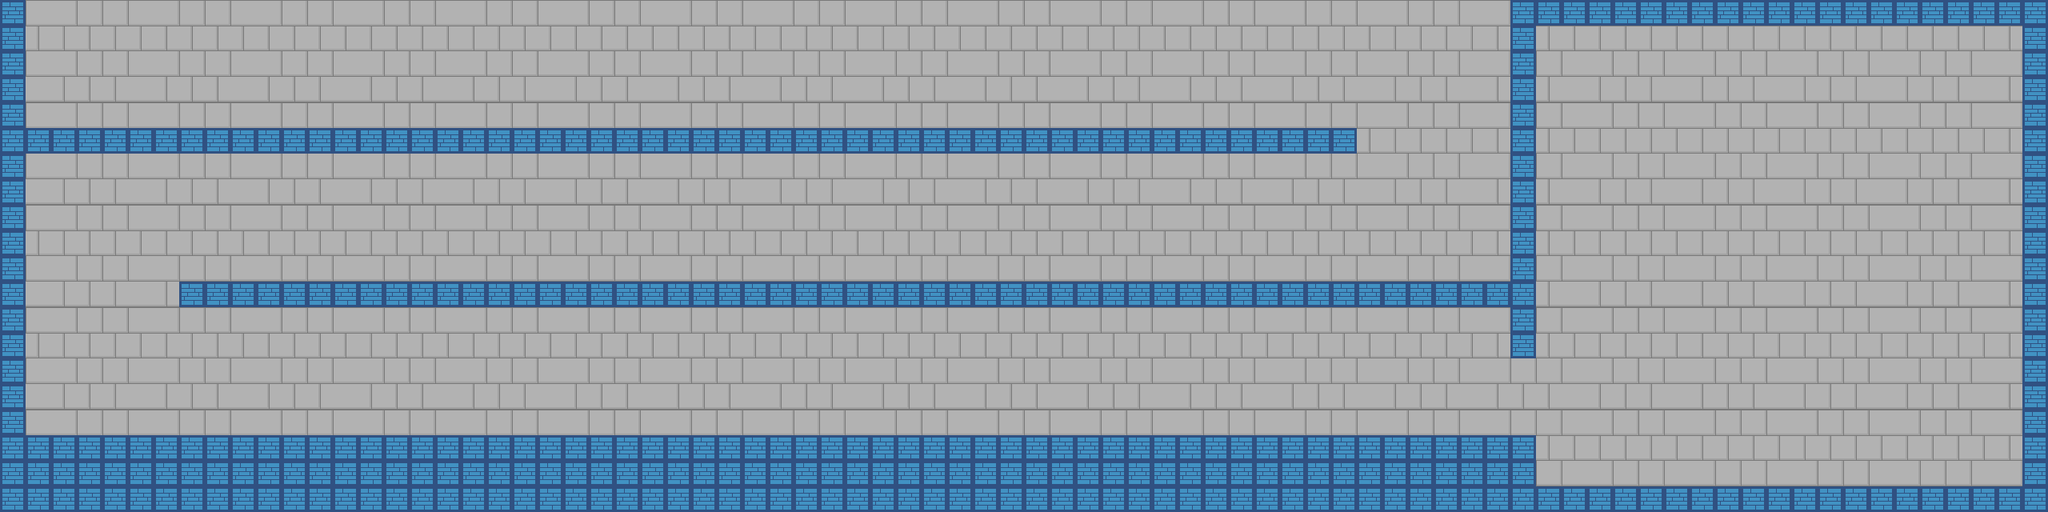

Rendered tile map (Tiled .tmx) drawn with the repository's tilesets; below, a short description and the full map source, tile grids included:
An orthogonal 80x20 tile map with 32x32 px tiles, 2 tile layers (background, level), 2 tilesets.

<map version="1.0" orientation="orthogonal" renderorder="right-down" width="80" height="20" tilewidth="32" tileheight="32" nextobjectid="1">
 <tileset firstgid="1" name="wall" tilewidth="32" tileheight="32" tilecount="1" columns="1">
  <image source="graphics/wall_tile.png" width="32" height="32" />
 </tileset>
 <tileset firstgid="2" name="back" tilewidth="32" tileheight="32" tilecount="16" columns="4">
  <image source="graphics/wall.png" width="128" height="128" />
 </tileset>
 <layer name="background" width="80" height="20">
  <data encoding="csv">
2,3,4,5,2,3,4,5,2,3,4,5,2,3,4,5,2,3,4,5,2,3,4,5,2,3,4,5,2,3,4,5,2,3,4,5,2,3,4,5,2,3,4,5,2,3,4,5,2,3,4,5,2,3,4,5,2,3,4,5,2,3,4,5,2,3,4,5,2,3,4,5,2,3,4,5,2,3,4,5,
6,7,8,9,6,7,8,9,6,7,8,9,6,7,8,9,6,7,8,9,6,7,8,9,6,7,8,9,6,7,8,9,6,7,8,9,6,7,8,9,6,7,8,9,6,7,8,9,6,7,8,9,6,7,8,9,6,7,8,9,6,7,8,9,6,7,8,9,6,7,8,9,6,7,8,9,6,7,8,9,
10,11,12,13,10,11,12,13,10,11,12,13,10,11,12,13,10,11,12,13,10,11,12,13,10,11,12,13,10,11,12,13,10,11,12,13,10,11,12,13,10,11,12,13,10,11,12,13,10,11,12,13,10,11,12,13,10,11,12,13,10,11,12,13,10,11,12,13,10,11,12,13,10,11,12,13,10,11,12,13,
14,15,16,17,14,15,16,17,14,15,16,17,14,15,16,17,14,15,16,17,14,15,16,17,14,15,16,17,14,15,16,17,14,15,16,17,14,15,16,17,14,15,16,17,14,15,16,17,14,15,16,17,14,15,16,17,14,15,16,17,14,15,16,17,14,15,16,17,14,15,16,17,14,15,16,17,14,15,16,17,
2,3,4,5,2,3,4,5,2,3,4,5,2,3,4,5,2,3,4,5,2,3,4,5,2,3,4,5,2,3,4,5,2,3,4,5,2,3,4,5,2,3,4,5,2,3,4,5,2,3,4,5,2,3,4,5,2,3,4,5,2,3,4,5,2,3,4,5,2,3,4,5,2,3,4,5,2,3,4,5,
6,7,8,9,6,7,8,9,6,7,8,9,6,7,8,9,6,7,8,9,6,7,8,9,6,7,8,9,6,7,8,9,6,7,8,9,6,7,8,9,6,7,8,9,6,7,8,9,6,7,8,9,6,7,8,9,6,7,8,9,6,7,8,9,6,7,8,9,6,7,8,9,6,7,8,9,6,7,8,9,
10,11,12,13,10,11,12,13,10,11,12,13,10,11,12,13,10,11,12,13,10,11,12,13,10,11,12,13,10,11,12,13,10,11,12,13,10,11,12,13,10,11,12,13,10,11,12,13,10,11,12,13,10,11,12,13,10,11,12,13,10,11,12,13,10,11,12,13,10,11,12,13,10,11,12,13,10,11,12,13,
14,15,16,17,14,15,16,17,14,15,16,17,14,15,16,17,14,15,16,17,14,15,16,17,14,15,16,17,14,15,16,17,14,15,16,17,14,15,16,17,14,15,16,17,14,15,16,17,14,15,16,17,14,15,16,17,14,15,16,17,14,15,16,17,14,15,16,17,14,15,16,17,14,15,16,17,14,15,16,17,
2,3,4,5,2,3,4,5,2,3,4,5,2,3,4,5,2,3,4,5,2,3,4,5,2,3,4,5,2,3,4,5,2,3,4,5,2,3,4,5,2,3,4,5,2,3,4,5,2,3,4,5,2,3,4,5,2,3,4,5,2,3,4,5,2,3,4,5,2,3,4,5,2,3,4,5,2,3,4,5,
6,7,8,9,6,7,8,9,6,7,8,9,6,7,8,9,6,7,8,9,6,7,8,9,6,7,8,9,6,7,8,9,6,7,8,9,6,7,8,9,6,7,8,9,6,7,8,9,6,7,8,9,6,7,8,9,6,7,8,9,6,7,8,9,6,7,8,9,6,7,8,9,6,7,8,9,6,7,8,9,
10,11,12,13,10,11,12,13,10,11,12,13,10,11,12,13,10,11,12,13,10,11,12,13,10,11,12,13,10,11,12,13,10,11,12,13,10,11,12,13,10,11,12,13,10,11,12,13,10,11,12,13,10,11,12,13,10,11,12,13,10,11,12,13,10,11,12,13,10,11,12,13,10,11,12,13,10,11,12,13,
14,15,16,17,14,15,16,17,14,15,16,17,14,15,16,17,14,15,16,17,14,15,16,17,14,15,16,17,14,15,16,17,14,15,16,17,14,15,16,17,14,15,16,17,14,15,16,17,14,15,16,17,14,15,16,17,14,15,16,17,14,15,16,17,14,15,16,17,14,15,16,17,14,15,16,17,14,15,16,17,
2,3,4,5,2,3,4,5,2,3,4,5,2,3,4,5,2,3,4,5,2,3,4,5,2,3,4,5,2,3,4,5,2,3,4,5,2,3,4,5,2,3,4,5,2,3,4,5,2,3,4,5,2,3,4,5,2,3,4,5,2,3,4,5,2,3,4,5,2,3,4,5,2,3,4,5,2,3,4,5,
6,7,8,9,6,7,8,9,6,7,8,9,6,7,8,9,6,7,8,9,6,7,8,9,6,7,8,9,6,7,8,9,6,7,8,9,6,7,8,9,6,7,8,9,6,7,8,9,6,7,8,9,6,7,8,9,6,7,8,9,6,7,8,9,6,7,8,9,6,7,8,9,6,7,8,9,6,7,8,9,
10,11,12,13,10,11,12,13,10,11,12,13,10,11,12,13,10,11,12,13,10,11,12,13,10,11,12,13,10,11,12,13,10,11,12,13,10,11,12,13,10,11,12,13,10,11,12,13,10,11,12,13,10,11,12,13,10,11,12,13,10,11,12,13,10,11,12,13,10,11,12,13,10,11,12,13,10,11,12,13,
14,15,16,17,14,15,16,17,14,15,16,17,14,15,16,17,14,15,16,17,14,15,16,17,14,15,16,17,14,15,16,17,14,15,16,17,14,15,16,17,14,15,16,17,14,15,16,17,14,15,16,17,14,15,16,17,14,15,16,17,14,15,16,17,14,15,16,17,14,15,16,17,14,15,16,17,14,15,16,17,
2,3,4,5,2,3,4,5,2,3,4,5,2,3,4,5,2,3,4,5,2,3,4,5,2,3,4,5,2,3,4,5,2,3,4,5,2,3,4,5,2,3,4,5,2,3,4,5,2,3,4,5,2,3,4,5,2,3,4,5,2,3,4,5,2,3,4,5,2,3,4,5,2,3,4,5,2,3,4,5,
6,7,8,9,6,7,8,9,6,7,8,9,6,7,8,9,6,7,8,9,6,7,8,9,6,7,8,9,6,7,8,9,6,7,8,9,6,7,8,9,6,7,8,9,6,7,8,9,6,7,8,9,6,7,8,9,6,7,8,9,6,7,8,9,6,7,8,9,6,7,8,9,6,7,8,9,6,7,8,9,
10,11,12,13,10,11,12,13,10,11,12,13,10,11,12,13,10,11,12,13,10,11,12,13,10,11,12,13,10,11,12,13,10,11,12,13,10,11,12,13,10,11,12,13,10,11,12,13,10,11,12,13,10,11,12,13,10,11,12,13,10,11,12,13,10,11,12,13,10,11,12,13,10,11,12,13,10,11,12,13,
14,15,16,17,14,15,16,17,14,15,16,17,14,15,16,17,14,15,16,17,14,15,16,17,14,15,16,17,14,15,16,17,14,15,16,17,14,15,16,17,14,15,16,17,14,15,16,17,14,15,16,17,14,15,16,17,14,15,16,17,14,15,16,17,14,15,16,17,14,15,16,17,14,15,16,17,14,15,16,17
</data>
 </layer>
 <layer name="level" width="80" height="20">
  <data encoding="csv">
1,0,0,0,0,0,0,0,0,0,0,0,0,0,0,0,0,0,0,0,0,0,0,0,0,0,0,0,0,0,0,0,0,0,0,0,0,0,0,0,0,0,0,0,0,0,0,0,0,0,0,0,0,0,0,0,0,0,0,1,1,1,1,1,1,1,1,1,1,1,1,1,1,1,1,1,1,1,1,1,
1,0,0,0,0,0,0,0,0,0,0,0,0,0,0,0,0,0,0,0,0,0,0,0,0,0,0,0,0,0,0,0,0,0,0,0,0,0,0,0,0,0,0,0,0,0,0,0,0,0,0,0,0,0,0,0,0,0,0,1,0,0,0,0,0,0,0,0,0,0,0,0,0,0,0,0,0,0,0,1,
1,0,0,0,0,0,0,0,0,0,0,0,0,0,0,0,0,0,0,0,0,0,0,0,0,0,0,0,0,0,0,0,0,0,0,0,0,0,0,0,0,0,0,0,0,0,0,0,0,0,0,0,0,0,0,0,0,0,0,1,0,0,0,0,0,0,0,0,0,0,0,0,0,0,0,0,0,0,0,1,
1,0,0,0,0,0,0,0,0,0,0,0,0,0,0,0,0,0,0,0,0,0,0,0,0,0,0,0,0,0,0,0,0,0,0,0,0,0,0,0,0,0,0,0,0,0,0,0,0,0,0,0,0,0,0,0,0,0,0,1,0,0,0,0,0,0,0,0,0,0,0,0,0,0,0,0,0,0,0,1,
1,0,0,0,0,0,0,0,0,0,0,0,0,0,0,0,0,0,0,0,0,0,0,0,0,0,0,0,0,0,0,0,0,0,0,0,0,0,0,0,0,0,0,0,0,0,0,0,0,0,0,0,0,0,0,0,0,0,0,1,0,0,0,0,0,0,0,0,0,0,0,0,0,0,0,0,0,0,0,1,
1,1,1,1,1,1,1,1,1,1,1,1,1,1,1,1,1,1,1,1,1,1,1,1,1,1,1,1,1,1,1,1,1,1,1,1,1,1,1,1,1,1,1,1,1,1,1,1,1,1,1,1,1,0,0,0,0,0,0,1,0,0,0,0,0,0,0,0,0,0,0,0,0,0,0,0,0,0,0,1,
1,0,0,0,0,0,0,0,0,0,0,0,0,0,0,0,0,0,0,0,0,0,0,0,0,0,0,0,0,0,0,0,0,0,0,0,0,0,0,0,0,0,0,0,0,0,0,0,0,0,0,0,0,0,0,0,0,0,0,1,0,0,0,0,0,0,0,0,0,0,0,0,0,0,0,0,0,0,0,1,
1,0,0,0,0,0,0,0,0,0,0,0,0,0,0,0,0,0,0,0,0,0,0,0,0,0,0,0,0,0,0,0,0,0,0,0,0,0,0,0,0,0,0,0,0,0,0,0,0,0,0,0,0,0,0,0,0,0,0,1,0,0,0,0,0,0,0,0,0,0,0,0,0,0,0,0,0,0,0,1,
1,0,0,0,0,0,0,0,0,0,0,0,0,0,0,0,0,0,0,0,0,0,0,0,0,0,0,0,0,0,0,0,0,0,0,0,0,0,0,0,0,0,0,0,0,0,0,0,0,0,0,0,0,0,0,0,0,0,0,1,0,0,0,0,0,0,0,0,0,0,0,0,0,0,0,0,0,0,0,1,
1,0,0,0,0,0,0,0,0,0,0,0,0,0,0,0,0,0,0,0,0,0,0,0,0,0,0,0,0,0,0,0,0,0,0,0,0,0,0,0,0,0,0,0,0,0,0,0,0,0,0,0,0,0,0,0,0,0,0,1,0,0,0,0,0,0,0,0,0,0,0,0,0,0,0,0,0,0,0,1,
1,0,0,0,0,0,0,0,0,0,0,0,0,0,0,0,0,0,0,0,0,0,0,0,0,0,0,0,0,0,0,0,0,0,0,0,0,0,0,0,0,0,0,0,0,0,0,0,0,0,0,0,0,0,0,0,0,0,0,1,0,0,0,0,0,0,0,0,0,0,0,0,0,0,0,0,0,0,0,1,
1,0,0,0,0,0,0,1,1,1,1,1,1,1,1,1,1,1,1,1,1,1,1,1,1,1,1,1,1,1,1,1,1,1,1,1,1,1,1,1,1,1,1,1,1,1,1,1,1,1,1,1,1,1,1,1,1,1,1,1,0,0,0,0,0,0,0,0,0,0,0,0,0,0,0,0,0,0,0,1,
1,0,0,0,0,0,0,0,0,0,0,0,0,0,0,0,0,0,0,0,0,0,0,0,0,0,0,0,0,0,0,0,0,0,0,0,0,0,0,0,0,0,0,0,0,0,0,0,0,0,0,0,0,0,0,0,0,0,0,1,0,0,0,0,0,0,0,0,0,0,0,0,0,0,0,0,0,0,0,1,
1,0,0,0,0,0,0,0,0,0,0,0,0,0,0,0,0,0,0,0,0,0,0,0,0,0,0,0,0,0,0,0,0,0,0,0,0,0,0,0,0,0,0,0,0,0,0,0,0,0,0,0,0,0,0,0,0,0,0,1,0,0,0,0,0,0,0,0,0,0,0,0,0,0,0,0,0,0,0,1,
1,0,0,0,0,0,0,0,0,0,0,0,0,0,0,0,0,0,0,0,0,0,0,0,0,0,0,0,0,0,0,0,0,0,0,0,0,0,0,0,0,0,0,0,0,0,0,0,0,0,0,0,0,0,0,0,0,0,0,0,0,0,0,0,0,0,0,0,0,0,0,0,0,0,0,0,0,0,0,1,
1,0,0,0,0,0,0,0,0,0,0,0,0,0,0,0,0,0,0,0,0,0,0,0,0,0,0,0,0,0,0,0,0,0,0,0,0,0,0,0,0,0,0,0,0,0,0,0,0,0,0,0,0,0,0,0,0,0,0,0,0,0,0,0,0,0,0,0,0,0,0,0,0,0,0,0,0,0,0,1,
1,0,0,0,0,0,0,0,0,0,0,0,0,0,0,0,0,0,0,0,0,0,0,0,0,0,0,0,0,0,0,0,0,0,0,0,0,0,0,0,0,0,0,0,0,0,0,0,0,0,0,0,0,0,0,0,0,0,0,0,0,0,0,0,0,0,0,0,0,0,0,0,0,0,0,0,0,0,0,1,
1,1,1,1,1,1,1,1,1,1,1,1,1,1,1,1,1,1,1,1,1,1,1,1,1,1,1,1,1,1,1,1,1,1,1,1,1,1,1,1,1,1,1,1,1,1,1,1,1,1,1,1,1,1,1,1,1,1,1,1,0,0,0,0,0,0,0,0,0,0,0,0,0,0,0,0,0,0,0,1,
1,1,1,1,1,1,1,1,1,1,1,1,1,1,1,1,1,1,1,1,1,1,1,1,1,1,1,1,1,1,1,1,1,1,1,1,1,1,1,1,1,1,1,1,1,1,1,1,1,1,1,1,1,1,1,1,1,1,1,1,0,0,0,0,0,0,0,0,0,0,0,0,0,0,0,0,0,0,0,1,
1,1,1,1,1,1,1,1,1,1,1,1,1,1,1,1,1,1,1,1,1,1,1,1,1,1,1,1,1,1,1,1,1,1,1,1,1,1,1,1,1,1,1,1,1,1,1,1,1,1,1,1,1,1,1,1,1,1,1,1,1,1,1,1,1,1,1,1,1,1,1,1,1,1,1,1,1,1,1,1
</data>
 </layer>
</map>
